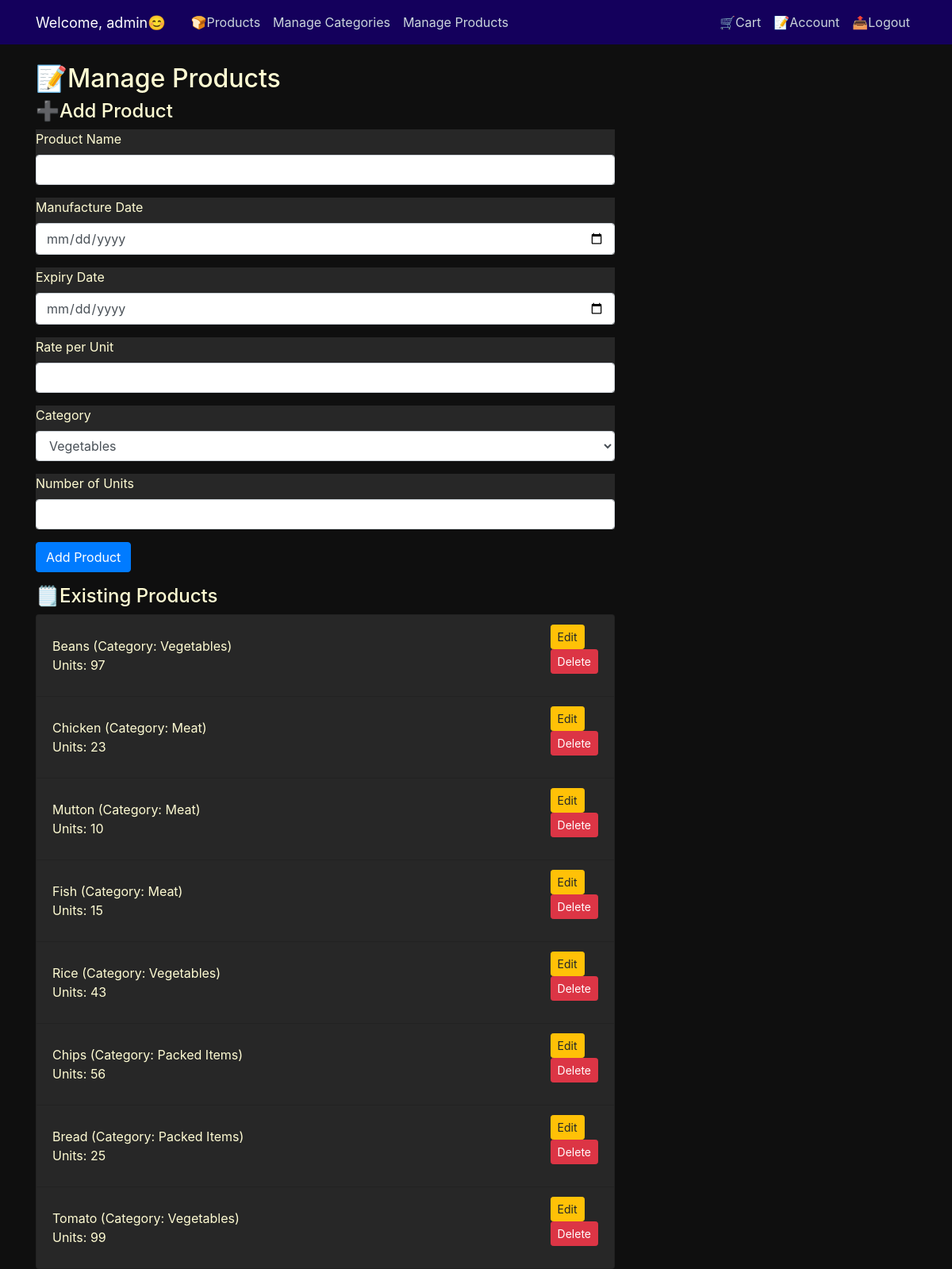
Before: /manage_products (signed in) with the older database file.
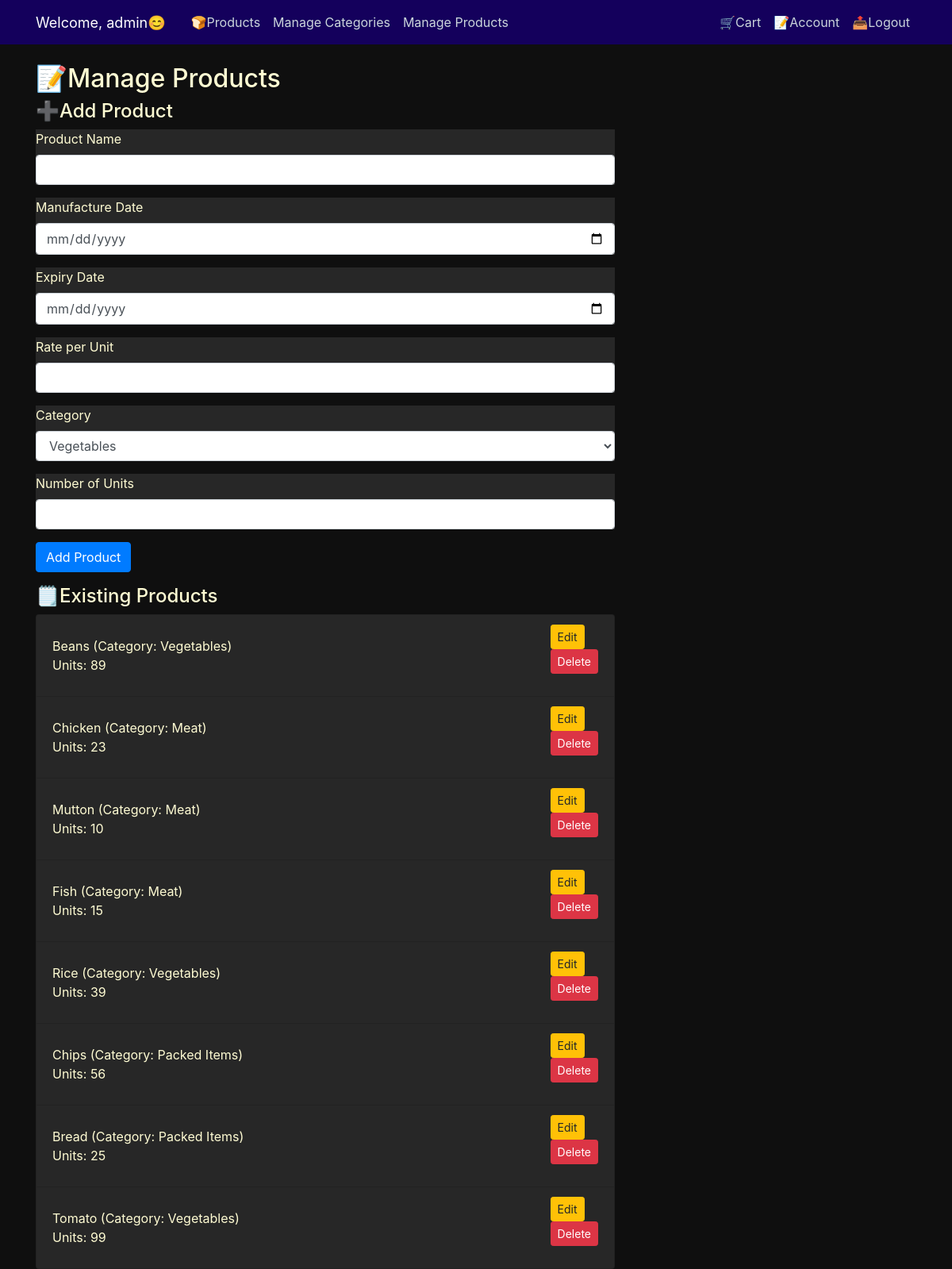
After: the same page with the newer database file.
### GroceryStore/models.py (models this page shows, shortened)
class User(db.Model, UserMixin):
    id = db.Column(db.Integer, primary_key=True)
    username = db.Column(db.String(20), unique=True, nullable=False)
    email = db.Column(db.String(120), unique=True, nullable=False)
    image_file = db.Column(db.String(20), nullable=False, default='default.jpg')
    password = db.Column(db.String(20), nullable=False)
    is_admin = db.Column(db.Boolean, default=False)
    purchases = db.relationship('Product', secondary=purchases, backref='buyers', lazy='dynamic')

class Product(db.Model):
    id = db.Column(db.Integer, primary_key=True)
    name = db.Column(db.String(100), nullable=False)
    manufacture_date = db.Column(db.DateTime, nullable=True)
    expiry_date = db.Column(db.DateTime, nullable=True)
    rate_per_unit = db.Column(db.Float, nullable=False)
    units = db.Column(db.Integer, nullable=False)
    category_id = db.Column(db.Integer, db.ForeignKey('category.id'), nullable=False)
    quantity = db.Column(db.Integer, nullable=False, default=0)

class Category(db.Model):
    id = db.Column(db.Integer, primary_key=True)
    name = db.Column(db.String(50), unique=True, nullable=False)

### GroceryStore/routes.py (the view, shortened to what this page needs)
@app.route("/manage_products", methods=['GET', 'POST'])
@login_required
def manage_products():
    if not current_user.is_admin:
        flash("You don't have permission to access this page.", 'danger')
        return redirect(url_for('login'))
    form = ProductForm()
    categories = Category.query.all()
    form.category.choices = [(category.id, category.name) for category in categories]
    products = db.session.query(Product, Category.name).join(Category).all()
    return render_template("manage_products.html", form=form, products=products, title='Manage Products')

### GroceryStore/forms.py
class ProductForm(FlaskForm):
    name = StringField('Product Name', validators=[DataRequired(), Length(max=100)])
    manufacture_date = DateField('Manufacture Date', validators=[Optional()])
    expiry_date = DateField('Expiry Date', validators=[Optional()])
    rate_per_unit = FloatField('Rate per Unit', validators=[DataRequired()])
    category = SelectField('Category', coerce=int, choices=[])
    units = IntegerField('Number of Units', validators=[DataRequired()])
    submit = SubmitField('Submit')

### GroceryStore/models.py (called while the page is built)
@login_manager.user_loader
def load_user(user_id):
    return User.query.get(int(user_id))

### GroceryStore/templates/manage_products.html (shortened to what this page needs)
{% extends "layout.html" %}
{% block content %}
  <h2>📝Manage Products</h2>
  <h4>➕Add Product</h4>
  <form method="POST" action="{{ url_for('manage_products') }}">
    <div class="form-group">
      {{ form.name.label }}
      {{ form.name(class="form-control") }}
    </div>
    <div class="form-group">
      {{ form.manufacture_date.label }}
      {{ form.manufacture_date(class="form-control") }}
    </div>
    <div class="form-group">
      {{ form.expiry_date.label }}
      {{ form.expiry_date(class="form-control") }}
    </div>
    <div class="form-group">
      {{ form.rate_per_unit.label }}
      {{ form.rate_per_unit(class="form-control") }}
    </div>
    <div class="form-group">
      {{ form.category.label }}
      {{ form.category(class="form-control") }}
    </div>
    <div class="form-group">
      {{ form.units.label }}
      {{ form.units(class="form-control") }}
    </div>
    <button type="submit" class="btn btn-primary">Add Product</button>
  </form>
  <h4>🗒️Existing Products</h4>
  <ul class="list-group">
    {% for product, category_name in products %}
      <li class="list-group-item d-flex justify-content-between align-items-center">
        <div>
          {{ product.name }} (Category: {{ category_name }})
          <br>
          Units: {{ product.units }}
        </div>
        <div>
          <a href="{{ url_for('edit_product', product_id=product.id) }}" class="btn btn-sm btn-warning">Edit</a>
          <form method="POST" action="{{ url_for('delete_product', product_id=product.id) }}">
            <button type="submit" class="btn btn-sm btn-danger">Delete</button>
          </form>
        </div>
      </li>
    {% endfor %}
  </ul>
{% endblock %}

### GroceryStore/templates/layout.html (shortened to what this page needs)
<html>
    <head>
        <link rel="stylesheet" href="https://cdn.jsdelivr.net/npm/bootstrap@4.0.0/dist/css/bootstrap.min.css">
        <link rel="stylesheet" type="text/css" href="{{ url_for('static', filename='main.css') }}">
    </head>
    <body>
        <header class="site-header">
          <nav class="navbar navbar-expand-md navbar-dark bg-steel fixed-top">
            <div class="container">
              <a class="navbar-brand mr-4" style="color: #ffffff; font-size: 18px;">Welcome, {{ current_user.username }}😊</a>
                <div class="collapse navbar-collapse" id="navbarToggle">
                  <div class="navbar-nav mr-auto">
                      {% if current_user.is_authenticated %}
                      <a class="nav-item nav-link mx-auto" href="/user_products">🍞Products</a>
                          {% if current_user.is_admin %}
                              <a class="nav-item nav-link" href="{{ url_for('manage_categories') }}">Manage Categories</a>
                              <a class="nav-item nav-link" href="{{ url_for('manage_products') }}">Manage Products</a>
                          {% else %}
                              <a class="nav-item nav-link" href="{{ url_for('search') }}">🔍Search</a>
                          {% endif %}
                      {% endif %}
                  </div>
                  <div class="navbar-nav">
                      {% if current_user.is_authenticated %}
                          <a class="nav-item nav-link" href="{{ url_for('cart') }}">🛒Cart</a>
                          <a class="nav-item nav-link" href="{{ url_for('account') }}">📝Account</a>
                          <a class="nav-item nav-link" href="{{ url_for('logout') }}">📤Logout</a>
                      {% else %}
                          <a class="nav-item nav-link" href="{{ url_for('login') }}">Login</a>
                          <a class="nav-item nav-link" href="{{ url_for('register') }}">Register</a>
                      {% endif %}
                  </div>
              </div>
            </div>
          </nav>
        </header>
        <main role="main" class="container">
            <div class="row">
              <div class="col-md-8">
                {% block content %}{% endblock %}
              </div>
            </div>
        </main>
    </body>
</html>

### GroceryStore/static/main.css (style rules this page uses)
body { background: #0f0f0f; color: #333333; margin-top: 5rem; }
h1, h2, h3, h4, h5, h6, p { color: #fffcd3; }
.form-group { background: #272727; color: #fffcd3; }
.list-group-item { background: #272727; color: #fffcd3; }
.bg-steel { background-color: #0070c0; }
.site-header .navbar-nav .nav-link { color: #cbd5db; }
.navbar { background: #14005c; }

Changed rows visible on the page:
changed Product "Beans": units "97" → "89"
changed Product "Rice": units "43" → "39"
